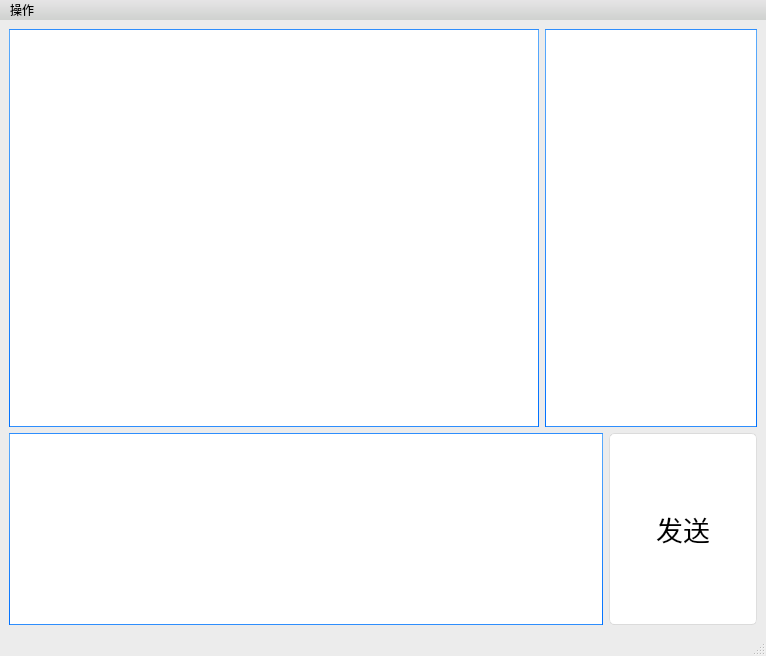
<?xml version="1.0" encoding="UTF-8"?>
<ui version="4.0">
 <class>ChatWindow</class>
 <widget class="QMainWindow" name="ChatWindow">
  <property name="geometry">
   <rect>
    <x>0</x>
    <y>0</y>
    <width>766</width>
    <height>656</height>
   </rect>
  </property>
  <property name="windowTitle">
   <string>MainWindow</string>
  </property>
  <property name="styleSheet">
   <string notr="true">/*
Aqua Style Sheet for QT Applications
Author: Jaime A. Quiroga P.
Company: GTRONICK
Last updated: 22/01/2019, 07:55.
Available at: https://github.com/GTRONICK/QSS/blob/master/Aqua.qss
*/
QMainWindow {
	background-color:#ececec;
}
QTextEdit {
	border-width: 1px;
	border-style: solid;
	border-color: qlineargradient(spread:pad, x1:0.5, y1:1, x2:0.5, y2:0, stop:0 rgba(0, 113, 255, 255), stop:1 rgba(91, 171, 252, 255));
}
QPlainTextEdit {
	border-width: 1px;
	border-style: solid;
	border-color: qlineargradient(spread:pad, x1:0.5, y1:1, x2:0.5, y2:0, stop:0 rgba(0, 113, 255, 255), stop:1 rgba(91, 171, 252, 255));
}
QToolButton {
	border-style: solid;
	border-top-color: qlineargradient(spread:pad, x1:0.5, y1:1, x2:0.5, y2:0, stop:0 rgb(215, 215, 215), stop:1 rgb(222, 222, 222));
	border-right-color: qlineargradient(spread:pad, x1:0, y1:0.5, x2:1, y2:0.5, stop:0 rgb(217, 217, 217), stop:1 rgb(227, 227, 227));
	border-left-color: qlineargradient(spread:pad, x1:0, y1:0.5, x2:1, y2:0.5, stop:0 rgb(227, 227, 227), stop:1 rgb(217, 217, 217));
	border-bottom-color: qlineargradient(spread:pad, x1:0.5, y1:1, x2:0.5, y2:0, stop:0 rgb(215, 215, 215), stop:1 rgb(222, 222, 222));
	border-width: 1px;
	border-radius: 5px;
	color: rgb(0,0,0);
	padding: 2px;
	background-color: rgb(255,255,255);
}
QToolButton:hover{
	border-style: solid;
	border-top-color: qlineargradient(spread:pad, x1:0.5, y1:1, x2:0.5, y2:0, stop:0 rgb(195, 195, 195), stop:1 rgb(222, 222, 222));
	border-right-color: qlineargradient(spread:pad, x1:0, y1:0.5, x2:1, y2:0.5, stop:0 rgb(197, 197, 197), stop:1 rgb(227, 227, 227));
	border-left-color: qlineargradient(spread:pad, x1:0, y1:0.5, x2:1, y2:0.5, stop:0 rgb(227, 227, 227), stop:1 rgb(197, 197, 197));
	border-bottom-color: qlineargradient(spread:pad, x1:0.5, y1:1, x2:0.5, y2:0, stop:0 rgb(195, 195, 195), stop:1 rgb(222, 222, 222));
	border-width: 1px;
	border-radius: 5px;
	color: rgb(0,0,0);
	padding: 2px;
	background-color: rgb(255,255,255);
}
QToolButton:pressed{
	border-style: solid;
	border-top-color: qlineargradient(spread:pad, x1:0.5, y1:1, x2:0.5, y2:0, stop:0 rgb(215, 215, 215), stop:1 rgb(222, 222, 222));
	border-right-color: qlineargradient(spread:pad, x1:0, y1:0.5, x2:1, y2:0.5, stop:0 rgb(217, 217, 217), stop:1 rgb(227, 227, 227));
	border-left-color: qlineargradient(spread:pad, x1:0, y1:0.5, x2:1, y2:0.5, stop:0 rgb(227, 227, 227), stop:1 rgb(217, 217, 217));
	border-bottom-color: qlineargradient(spread:pad, x1:0.5, y1:1, x2:0.5, y2:0, stop:0 rgb(215, 215, 215), stop:1 rgb(222, 222, 222));
	border-width: 1px;
	border-radius: 5px;
	color: rgb(0,0,0);
	padding: 2px;
	background-color: rgb(142,142,142);
}
QPushButton{
	border-style: solid;
	border-top-color: qlineargradient(spread:pad, x1:0.5, y1:1, x2:0.5, y2:0, stop:0 rgb(215, 215, 215), stop:1 rgb(222, 222, 222));
	border-right-color: qlineargradient(spread:pad, x1:0, y1:0.5, x2:1, y2:0.5, stop:0 rgb(217, 217, 217), stop:1 rgb(227, 227, 227));
	border-left-color: qlineargradient(spread:pad, x1:0, y1:0.5, x2:1, y2:0.5, stop:0 rgb(227, 227, 227), stop:1 rgb(217, 217, 217));
	border-bottom-color: qlineargradient(spread:pad, x1:0.5, y1:1, x2:0.5, y2:0, stop:0 rgb(215, 215, 215), stop:1 rgb(222, 222, 222));
	border-width: 1px;
	border-radius: 5px;
	color: rgb(0,0,0);
	padding: 2px;
	background-color: rgb(255,255,255);
}
QPushButton::default{
	border-style: solid;
	border-top-color: qlineargradient(spread:pad, x1:0.5, y1:1, x2:0.5, y2:0, stop:0 rgb(215, 215, 215), stop:1 rgb(222, 222, 222));
	border-right-color: qlineargradient(spread:pad, x1:0, y1:0.5, x2:1, y2:0.5, stop:0 rgb(217, 217, 217), stop:1 rgb(227, 227, 227));
	border-left-color: qlineargradient(spread:pad, x1:0, y1:0.5, x2:1, y2:0.5, stop:0 rgb(227, 227, 227), stop:1 rgb(217, 217, 217));
	border-bottom-color: qlineargradient(spread:pad, x1:0.5, y1:1, x2:0.5, y2:0, stop:0 rgb(215, 215, 215), stop:1 rgb(222, 222, 222));
	border-width: 1px;
	border-radius: 5px;
	color: rgb(0,0,0);
	padding: 2px;
	background-color: rgb(255,255,255);
}
QPushButton:hover{
	border-style: solid;
	border-top-color: qlineargradient(spread:pad, x1:0.5, y1:1, x2:0.5, y2:0, stop:0 rgb(195, 195, 195), stop:1 rgb(222, 222, 222));
	border-right-color: qlineargradient(spread:pad, x1:0, y1:0.5, x2:1, y2:0.5, stop:0 rgb(197, 197, 197), stop:1 rgb(227, 227, 227));
	border-left-color: qlineargradient(spread:pad, x1:0, y1:0.5, x2:1, y2:0.5, stop:0 rgb(227, 227, 227), stop:1 rgb(197, 197, 197));
	border-bottom-color: qlineargradient(spread:pad, x1:0.5, y1:1, x2:0.5, y2:0, stop:0 rgb(195, 195, 195), stop:1 rgb(222, 222, 222));
	border-width: 1px;
	border-radius: 5px;
	color: rgb(0,0,0);
	padding: 2px;
	background-color: rgb(255,255,255);
}
QPushButton:pressed{
	border-style: solid;
	border-top-color: qlineargradient(spread:pad, x1:0.5, y1:1, x2:0.5, y2:0, stop:0 rgb(215, 215, 215), stop:1 rgb(222, 222, 222));
	border-right-color: qlineargradient(spread:pad, x1:0, y1:0.5, x2:1, y2:0.5, stop:0 rgb(217, 217, 217), stop:1 rgb(227, 227, 227));
	border-left-color: qlineargradient(spread:pad, x1:0, y1:0.5, x2:1, y2:0.5, stop:0 rgb(227, 227, 227), stop:1 rgb(217, 217, 217));
	border-bottom-color: qlineargradient(spread:pad, x1:0.5, y1:1, x2:0.5, y2:0, stop:0 rgb(215, 215, 215), stop:1 rgb(222, 222, 222));
	border-width: 1px;
	border-radius: 5px;
	color: rgb(0,0,0);
	padding: 2px;
	background-color: rgb(142,142,142);
}
QPushButton:disabled{
	border-style: solid;
	border-top-color: qlineargradient(spread:pad, x1:0.5, y1:1, x2:0.5, y2:0, stop:0 rgb(215, 215, 215), stop:1 rgb(222, 222, 222));
	border-right-color: qlineargradient(spread:pad, x1:0, y1:0.5, x2:1, y2:0.5, stop:0 rgb(217, 217, 217), stop:1 rgb(227, 227, 227));
	border-left-color: qlineargradient(spread:pad, x1:0, y1:0.5, x2:1, y2:0.5, stop:0 rgb(227, 227, 227), stop:1 rgb(217, 217, 217));
	border-bottom-color: qlineargradient(spread:pad, x1:0.5, y1:1, x2:0.5, y2:0, stop:0 rgb(215, 215, 215), stop:1 rgb(222, 222, 222));
	border-width: 1px;
	border-radius: 5px;
	color: #808086;
	padding: 2px;
	background-color: rgb(142,142,142);
}
QLineEdit {
	border-width: 1px; border-radius: 4px;
	border-style: solid;
	border-color: qlineargradient(spread:pad, x1:0.5, y1:1, x2:0.5, y2:0, stop:0 rgba(0, 113, 255, 255), stop:1 rgba(91, 171, 252, 255));
}
QLabel {
	color: #000000;
}
QLCDNumber {
	color: rgb(0, 113, 255, 255);
}
QProgressBar {
	text-align: center;
	color: rgb(240, 240, 240);
	border-width: 1px; 
	border-radius: 10px;
	border-color: rgb(230, 230, 230);
	border-style: solid;
	background-color:rgb(207,207,207);
}
QProgressBar::chunk {
	background-color: qlineargradient(spread:pad, x1:0.5, y1:1, x2:0.5, y2:0, stop:0 rgba(49, 147, 250, 255), stop:1 rgba(34, 142, 255, 255));
	border-radius: 10px;
}
QMenuBar {
	background-color: qlineargradient(spread:pad, x1:0.5, y1:1, x2:0.5, y2:0, stop:0 rgba(207, 209, 207, 255), stop:1 rgba(230, 229, 230, 255));
}
QMenuBar::item {
	color: #000000;
  	spacing: 3px;
  	padding: 1px 4px;
	background-color: qlineargradient(spread:pad, x1:0.5, y1:1, x2:0.5, y2:0, stop:0 rgba(207, 209, 207, 255), stop:1 rgba(230, 229, 230, 255));
}

QMenuBar::item:selected {
  	background-color: qlineargradient(spread:pad, x1:0.5, y1:1, x2:0.5, y2:0, stop:0 rgba(0, 113, 255, 255), stop:1 rgba(91, 171, 252, 255));
	color: #FFFFFF;
}
QMenu::item:selected {
	border-style: solid;
	border-top-color: transparent;
	border-right-color: transparent;
	border-left-color: qlineargradient(spread:pad, x1:0.5, y1:1, x2:0.5, y2:0, stop:0 rgba(0, 113, 255, 255), stop:1 rgba(91, 171, 252, 255));
	border-bottom-color: transparent;
	border-left-width: 2px;
	color: #000000;
	padding-left:15px;
	padding-top:4px;
	padding-bottom:4px;
	padding-right:7px;
}
QMenu::item {
	border-style: solid;
	border-top-color: transparent;
	border-right-color: transparent;
	border-left-color: transparent;
	border-bottom-color: transparent;
	border-bottom-width: 1px;
	color: #000000;
	padding-left:17px;
	padding-top:4px;
	padding-bottom:4px;
	padding-right:7px;
}
QTabWidget {
	color:rgb(0,0,0);
	background-color:#000000;
}
QTabWidget::pane {
		border-color: rgb(223,223,223);
		background-color:rgb(226,226,226);
		border-style: solid;
		border-width: 2px;
    	border-radius: 6px;
}
QTabBar::tab:first {
	border-style: solid;
	border-left-width:1px;
	border-right-width:0px;
	border-top-width:1px;
	border-bottom-width:1px;
	border-top-color: rgb(209,209,209);
	border-left-color: qlineargradient(spread:pad, x1:0.5, y1:1, x2:0.5, y2:0, stop:0 rgba(209, 209, 209, 209), stop:1 rgba(229, 229, 229, 229));
	border-bottom-color: rgb(229,229,229);
	border-top-left-radius: 4px;
	border-bottom-left-radius: 4px;
	color: #000000;
	padding: 3px;
	margin-left:0px;
	background-color: qlineargradient(spread:pad, x1:0.5, y1:1, x2:0.5, y2:0, stop:0 rgba(247, 247, 247, 255), stop:1 rgba(255, 255, 255, 255));
}
QTabBar::tab:last {
	border-style: solid;
	border-width:1px;
	border-top-color: rgb(209,209,209);
	border-left-color: qlineargradient(spread:pad, x1:0.5, y1:1, x2:0.5, y2:0, stop:0 rgba(209, 209, 209, 209), stop:1 rgba(229, 229, 229, 229));
	border-right-color: qlineargradient(spread:pad, x1:0.5, y1:1, x2:0.5, y2:0, stop:0 rgba(209, 209, 209, 209), stop:1 rgba(229, 229, 229, 229));
	border-bottom-color: rgb(229,229,229);
	border-top-right-radius: 4px;
	border-bottom-right-radius: 4px;
	color: #000000;
	padding: 3px;
	margin-left:0px;
	background-color: qlineargradient(spread:pad, x1:0.5, y1:1, x2:0.5, y2:0, stop:0 rgba(247, 247, 247, 255), stop:1 rgba(255, 255, 255, 255));
}
QTabBar::tab {
	border-style: solid;
	border-top-width:1px;
	border-bottom-width:1px;
	border-left-width:1px;
	border-top-color: rgb(209,209,209);
	border-left-color: qlineargradient(spread:pad, x1:0.5, y1:1, x2:0.5, y2:0, stop:0 rgba(209, 209, 209, 209), stop:1 rgba(229, 229, 229, 229));
	border-bottom-color: rgb(229,229,229);
	color: #000000;
	padding: 3px;
	margin-left:0px;
	background-color: qlineargradient(spread:pad, x1:0.5, y1:1, x2:0.5, y2:0, stop:0 rgba(247, 247, 247, 255), stop:1 rgba(255, 255, 255, 255));
}
QTabBar::tab:selected, QTabBar::tab:last:selected, QTabBar::tab:hover {
  	border-style: solid;
  	border-left-width:1px;
	border-right-color: transparent;
	border-top-color: rgb(209,209,209);
	border-left-color: qlineargradient(spread:pad, x1:0.5, y1:1, x2:0.5, y2:0, stop:0 rgba(209, 209, 209, 209), stop:1 rgba(229, 229, 229, 229));
	border-bottom-color: rgb(229,229,229);
	color: #FFFFFF;
	padding: 3px;
	margin-left:0px;
	background-color: qlineargradient(spread:pad, x1:0.5, y1:1, x2:0.5, y2:0, stop:0 rgba(0, 113, 255, 255), stop:1 rgba(91, 171, 252, 255));
}

QTabBar::tab:selected, QTabBar::tab:first:selected, QTabBar::tab:hover {
  	border-style: solid;
  	border-left-width:1px;
  	border-bottom-width:1px;
  	border-top-width:1px;
	border-right-color: transparent;
	border-top-color: rgb(209,209,209);
	border-left-color: qlineargradient(spread:pad, x1:0.5, y1:1, x2:0.5, y2:0, stop:0 rgba(209, 209, 209, 209), stop:1 rgba(229, 229, 229, 229));
	border-bottom-color: rgb(229,229,229);
	color: #FFFFFF;
	padding: 3px;
	margin-left:0px;
	background-color: qlineargradient(spread:pad, x1:0.5, y1:1, x2:0.5, y2:0, stop:0 rgba(0, 113, 255, 255), stop:1 rgba(91, 171, 252, 255));
}

QCheckBox {
	color: #000000;
	padding: 2px;
}
QCheckBox:disabled {
	color: #808086;
	padding: 2px;
}

QCheckBox:hover {
	border-radius:4px;
	border-style:solid;
	padding-left: 1px;
	padding-right: 1px;
	padding-bottom: 1px;
	padding-top: 1px;
	border-width:1px;
	border-color: transparent;
}
QCheckBox::indicator:checked {

	height: 10px;
	width: 10px;
	border-style:solid;
	border-width: 1px;
	border-color: qlineargradient(spread:pad, x1:0.5, y1:1, x2:0.5, y2:0, stop:0 rgba(0, 113, 255, 255), stop:1 rgba(91, 171, 252, 255));
	color: #000000;
	background-color: qlineargradient(spread:pad, x1:0.5, y1:1, x2:0.5, y2:0, stop:0 rgba(0, 113, 255, 255), stop:1 rgba(91, 171, 252, 255));
}
QCheckBox::indicator:unchecked {

	height: 10px;
	width: 10px;
	border-style:solid;
	border-width: 1px;
	border-color: qlineargradient(spread:pad, x1:0.5, y1:1, x2:0.5, y2:0, stop:0 rgba(0, 113, 255, 255), stop:1 rgba(91, 171, 252, 255));
	color: #000000;
}
QRadioButton {
	color: 000000;
	padding: 1px;
}
QRadioButton::indicator:checked {
	height: 10px;
	width: 10px;
	border-style:solid;
	border-radius:5px;
	border-width: 1px;
	border-color: qlineargradient(spread:pad, x1:0.5, y1:1, x2:0.5, y2:0, stop:0 rgba(0, 113, 255, 255), stop:1 rgba(91, 171, 252, 255));
	color: #a9b7c6;
	background-color: qlineargradient(spread:pad, x1:0.5, y1:1, x2:0.5, y2:0, stop:0 rgba(0, 113, 255, 255), stop:1 rgba(91, 171, 252, 255));
}
QRadioButton::indicator:!checked {
	height: 10px;
	width: 10px;
	border-style:solid;
	border-radius:5px;
	border-width: 1px;
	border-color: qlineargradient(spread:pad, x1:0.5, y1:1, x2:0.5, y2:0, stop:0 rgba(0, 113, 255, 255), stop:1 rgba(91, 171, 252, 255));
	color: #a9b7c6;
	background-color: transparent;
}
QStatusBar {
	color:#027f7f;
}
QSpinBox {
	border-style: solid;
	border-width: 1px;
	border-color: qlineargradient(spread:pad, x1:0.5, y1:1, x2:0.5, y2:0, stop:0 rgba(0, 113, 255, 255), stop:1 rgba(91, 171, 252, 255));
}
QDoubleSpinBox {
	border-style: solid;
	border-width: 1px;
	border-color: qlineargradient(spread:pad, x1:0.5, y1:1, x2:0.5, y2:0, stop:0 rgba(0, 113, 255, 255), stop:1 rgba(91, 171, 252, 255));
}
QTimeEdit {
	border-style: solid;
	border-width: 1px;
	border-color: qlineargradient(spread:pad, x1:0.5, y1:1, x2:0.5, y2:0, stop:0 rgba(0, 113, 255, 255), stop:1 rgba(91, 171, 252, 255));
}
QDateTimeEdit {
	border-style: solid;
	border-width: 1px;
	border-color: qlineargradient(spread:pad, x1:0.5, y1:1, x2:0.5, y2:0, stop:0 rgba(0, 113, 255, 255), stop:1 rgba(91, 171, 252, 255));
}
QDateEdit {
	border-style: solid;
	border-width: 1px;
	border-color: qlineargradient(spread:pad, x1:0.5, y1:1, x2:0.5, y2:0, stop:0 rgba(0, 113, 255, 255), stop:1 rgba(91, 171, 252, 255));
}

QToolBox {
	color: #a9b7c6;
	background-color:#000000;
}
QToolBox::tab {
	color: #a9b7c6;
	background-color:#000000;
}
QToolBox::tab:selected {
	color: #FFFFFF;
	background-color:#000000;
}
QScrollArea {
	color: #FFFFFF;
	background-color:#000000;
}
QSlider::groove:horizontal {
	height: 5px;
	background-color: qlineargradient(spread:pad, x1:0.5, y1:1, x2:0.5, y2:0, stop:0 rgba(49, 147, 250, 255), stop:1 rgba(34, 142, 255, 255));
}
QSlider::groove:vertical {
	width: 5px;
	background-color: qlineargradient(spread:pad, x1:0.5, y1:1, x2:0.5, y2:0, stop:0 rgba(49, 147, 250, 255), stop:1 rgba(34, 142, 255, 255));
}
QSlider::handle:horizontal {
	background: rgb(253,253,253);
	border-style: solid;
	border-width: 1px;
	border-color: rgb(207,207,207);
	width: 12px;
	margin: -5px 0;
	border-radius: 7px;
}
QSlider::handle:vertical {
	background: rgb(253,253,253);
	border-style: solid;
	border-width: 1px;
	border-color: rgb(207,207,207);
	height: 12px;
	margin: 0 -5px;
	border-radius: 7px;
}
QSlider::add-page:horizontal {
    background: rgb(181,181,181);
}
QSlider::add-page:vertical {
    background: rgb(181,181,181);
}
QSlider::sub-page:horizontal {
    background-color: qlineargradient(spread:pad, x1:0.5, y1:1, x2:0.5, y2:0, stop:0 rgba(49, 147, 250, 255), stop:1 rgba(34, 142, 255, 255));
}
QSlider::sub-page:vertical {
    background-color: qlineargradient(spread:pad, y1:0.5, x1:1, y2:0.5, x2:0, stop:0 rgba(49, 147, 250, 255), stop:1 rgba(34, 142, 255, 255));
}
QScrollBar:horizontal {
	max-height: 20px;
	border: 1px transparent grey;
	margin: 0px 20px 0px 20px;
}
QScrollBar:vertical {
	max-width: 20px;
	border: 1px transparent grey;
	margin: 20px 0px 20px 0px;
}
QScrollBar::handle:horizontal {
	background: rgb(253,253,253);
	border-style: solid;
	border-width: 1px;
	border-color: rgb(207,207,207);
	border-radius: 7px;
	min-width: 25px;
}
QScrollBar::handle:horizontal:hover {
	background: rgb(253,253,253);
	border-style: solid;
	border-width: 1px;
	border-color: rgb(147, 200, 200);
	border-radius: 7px;
	min-width: 25px;
}
QScrollBar::handle:vertical {
	background: rgb(253,253,253);
	border-style: solid;
	border-width: 1px;
	border-color: rgb(207,207,207);
	border-radius: 7px;
	min-height: 25px;
}
QScrollBar::handle:vertical:hover {
	background: rgb(253,253,253);
	border-style: solid;
	border-width: 1px;
	border-color: rgb(147, 200, 200);
	border-radius: 7px;
	min-height: 25px;
}
QScrollBar::add-line:horizontal {
   border: 2px transparent grey;
   border-top-right-radius: 7px;
   border-bottom-right-radius: 7px;
   background: rgba(34, 142, 255, 255);
   width: 20px;
   subcontrol-position: right;
   subcontrol-origin: margin;
}
QScrollBar::add-line:horizontal:pressed {
   border: 2px transparent grey;
   border-top-right-radius: 7px;
   border-bottom-right-radius: 7px;
   background: rgb(181,181,181);
   width: 20px;
   subcontrol-position: right;
   subcontrol-origin: margin;
}
QScrollBar::add-line:vertical {
   border: 2px transparent grey;
   border-bottom-left-radius: 7px;
   border-bottom-right-radius: 7px;
   background: rgba(34, 142, 255, 255);
   height: 20px;
   subcontrol-position: bottom;
   subcontrol-origin: margin;
}
QScrollBar::add-line:vertical:pressed {
   border: 2px transparent grey;
   border-bottom-left-radius: 7px;
   border-bottom-right-radius: 7px;
   background: rgb(181,181,181);
   height: 20px;
   subcontrol-position: bottom;
   subcontrol-origin: margin;
}
QScrollBar::sub-line:horizontal {
   border: 2px transparent grey;
   border-top-left-radius: 7px;
   border-bottom-left-radius: 7px;
   background: rgba(34, 142, 255, 255);
   width: 20px;
   subcontrol-position: left;
   subcontrol-origin: margin;
}
QScrollBar::sub-line:horizontal:pressed {
   border: 2px transparent grey;
   border-top-left-radius: 7px;
   border-bottom-left-radius: 7px;
   background: rgb(181,181,181);
   width: 20px;
   subcontrol-position: left;
   subcontrol-origin: margin;
}
QScrollBar::sub-line:vertical {
   border: 2px transparent grey;
   border-top-left-radius: 7px;
   border-top-right-radius: 7px;
   background: rgba(34, 142, 255, 255);
   height: 20px;
   subcontrol-position: top;
   subcontrol-origin: margin;
}
QScrollBar::sub-line:vertical:pressed {
   border: 2px transparent grey;
   border-top-left-radius: 7px;
   border-top-right-radius: 7px;
   background: rgb(181,181,181);
   height: 20px;
   subcontrol-position: top;
   subcontrol-origin: margin;
}
QScrollBar::left-arrow:horizontal {
   border: 1px transparent grey;
   border-top-left-radius: 3px;
   border-bottom-left-radius: 3px;
   width: 6px;
   height: 6px;
   background: white;
}
QScrollBar::right-arrow:horizontal {
   border: 1px transparent grey;
   border-top-right-radius: 3px;
   border-bottom-right-radius: 3px;
   width: 6px;
   height: 6px;
   background: white;
}
QScrollBar::up-arrow:vertical {
   border: 1px transparent grey;
   border-top-left-radius: 3px;
   border-top-right-radius: 3px;
   width: 6px;
   height: 6px;
   background: white;
}
QScrollBar::down-arrow:vertical {
   border: 1px transparent grey;
   border-bottom-left-radius: 3px;
   border-bottom-right-radius: 3px;
   width: 6px;
   height: 6px;
   background: white;
}
QScrollBar::add-page:horizontal, QScrollBar::sub-page:horizontal {
   background: none;
}
QScrollBar::add-page:vertical, QScrollBar::sub-page:vertical {
   background: none;
}</string>
  </property>
  <widget class="QWidget" name="centralwidget">
   <layout class="QGridLayout" name="gridLayout">
    <item row="0" column="0">
     <layout class="QHBoxLayout" name="hbox2">
      <item>
       <widget class="QTextBrowser" name="output_box_message">
        <property name="sizePolicy">
         <sizepolicy hsizetype="Expanding" vsizetype="Expanding">
          <horstretch>5</horstretch>
          <verstretch>5</verstretch>
         </sizepolicy>
        </property>
       </widget>
      </item>
      <item>
       <widget class="QTextBrowser" name="output_box_online_user">
        <property name="sizePolicy">
         <sizepolicy hsizetype="Expanding" vsizetype="Expanding">
          <horstretch>2</horstretch>
          <verstretch>5</verstretch>
         </sizepolicy>
        </property>
        <property name="font">
         <font>
          <family>幼圆</family>
         </font>
        </property>
       </widget>
      </item>
     </layout>
    </item>
    <item row="1" column="0">
     <layout class="QHBoxLayout" name="hbox1">
      <item>
       <widget class="QTextEdit" name="input_box_message">
        <property name="sizePolicy">
         <sizepolicy hsizetype="Expanding" vsizetype="Preferred">
          <horstretch>4</horstretch>
          <verstretch>1</verstretch>
         </sizepolicy>
        </property>
       </widget>
      </item>
      <item>
       <widget class="QPushButton" name="button_send_message">
        <property name="sizePolicy">
         <sizepolicy hsizetype="Expanding" vsizetype="Preferred">
          <horstretch>1</horstretch>
          <verstretch>1</verstretch>
         </sizepolicy>
        </property>
        <property name="font">
         <font>
          <family>微软雅黑</family>
          <pointsize>20</pointsize>
          <bold>false</bold>
         </font>
        </property>
        <property name="text">
         <string>发送</string>
        </property>
       </widget>
      </item>
     </layout>
    </item>
   </layout>
  </widget>
  <widget class="QMenuBar" name="menubar">
   <property name="geometry">
    <rect>
     <x>0</x>
     <y>0</y>
     <width>766</width>
     <height>19</height>
    </rect>
   </property>
   <widget class="QMenu" name="menu">
    <property name="font">
     <font>
      <family>微软雅黑</family>
      <pointsize>12</pointsize>
     </font>
    </property>
    <property name="title">
     <string>操作</string>
    </property>
    <addaction name="menubar_send"/>
    <addaction name="menubar_logoff"/>
    <addaction name="menubar_exit"/>
   </widget>
   <addaction name="menu"/>
  </widget>
  <widget class="QStatusBar" name="statusbar"/>
  <action name="menubar_send">
   <property name="text">
    <string>发送</string>
   </property>
   <property name="font">
    <font>
     <family>微软雅黑</family>
     <pointsize>12</pointsize>
    </font>
   </property>
  </action>
  <action name="menubar_logoff">
   <property name="text">
    <string>断开连接</string>
   </property>
   <property name="font">
    <font>
     <family>微软雅黑</family>
     <pointsize>12</pointsize>
    </font>
   </property>
  </action>
  <action name="menubar_exit">
   <property name="text">
    <string>退出</string>
   </property>
   <property name="font">
    <font>
     <family>微软雅黑</family>
     <pointsize>12</pointsize>
    </font>
   </property>
  </action>
 </widget>
 <resources/>
 <connections>
  <connection>
   <sender>button_send_message</sender>
   <signal>clicked()</signal>
   <receiver>ChatWindow</receiver>
   <slot>sendMessage()</slot>
   <hints>
    <hint type="sourcelabel">
     <x>667</x>
     <y>568</y>
    </hint>
    <hint type="destinationlabel">
     <x>619</x>
     <y>633</y>
    </hint>
   </hints>
  </connection>
  <connection>
   <sender>menubar</sender>
   <signal>triggered(QAction*)</signal>
   <receiver>ChatWindow</receiver>
   <slot>triggeredMenubar()</slot>
   <hints>
    <hint type="sourcelabel">
     <x>102</x>
     <y>13</y>
    </hint>
    <hint type="destinationlabel">
     <x>81</x>
     <y>26</y>
    </hint>
   </hints>
  </connection>
 </connections>
 <slots>
  <slot>sendMessage()</slot>
  <slot>triggeredMenubar()</slot>
 </slots>
</ui>
